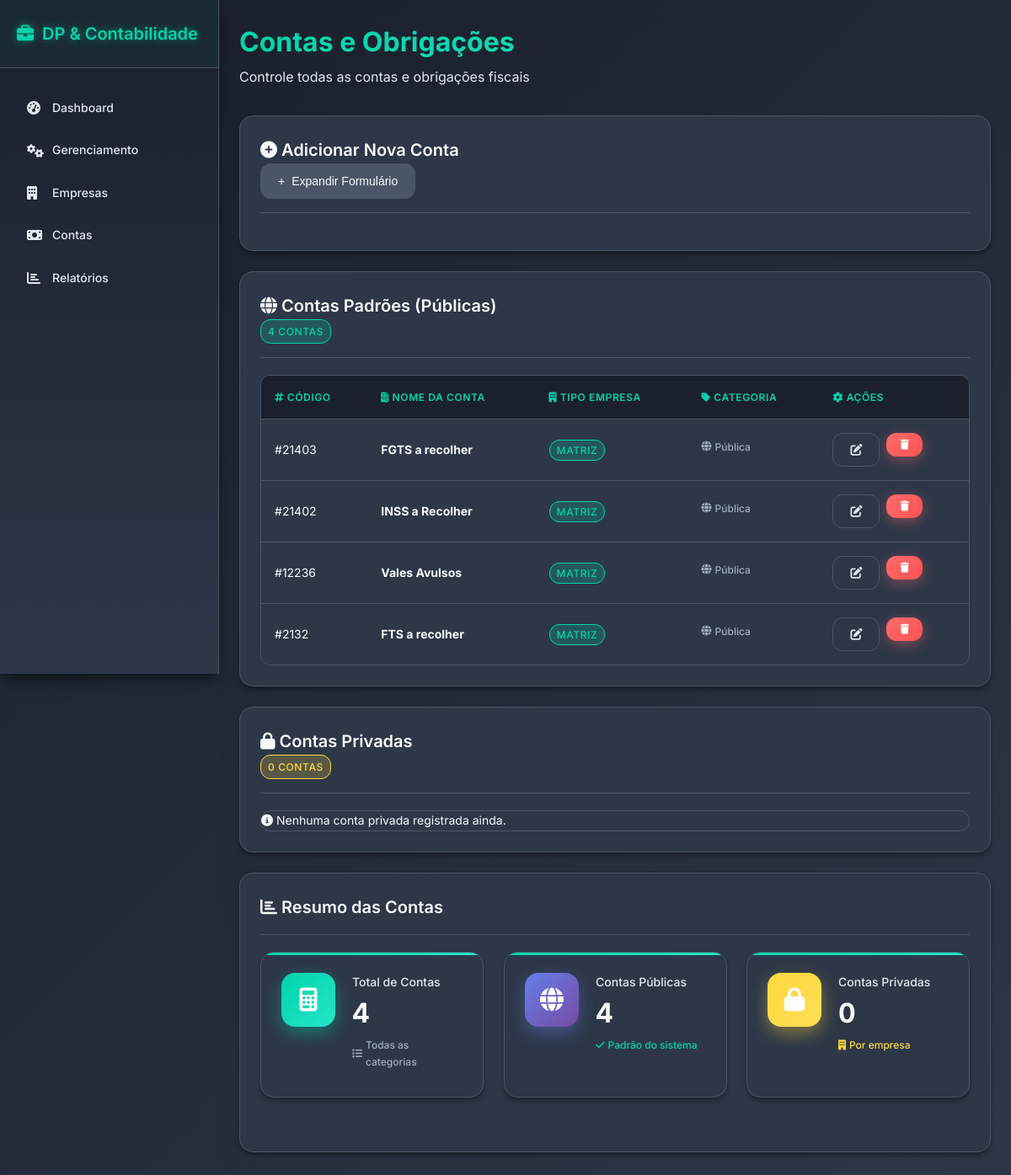
The page /contas on the database as committed earlier.
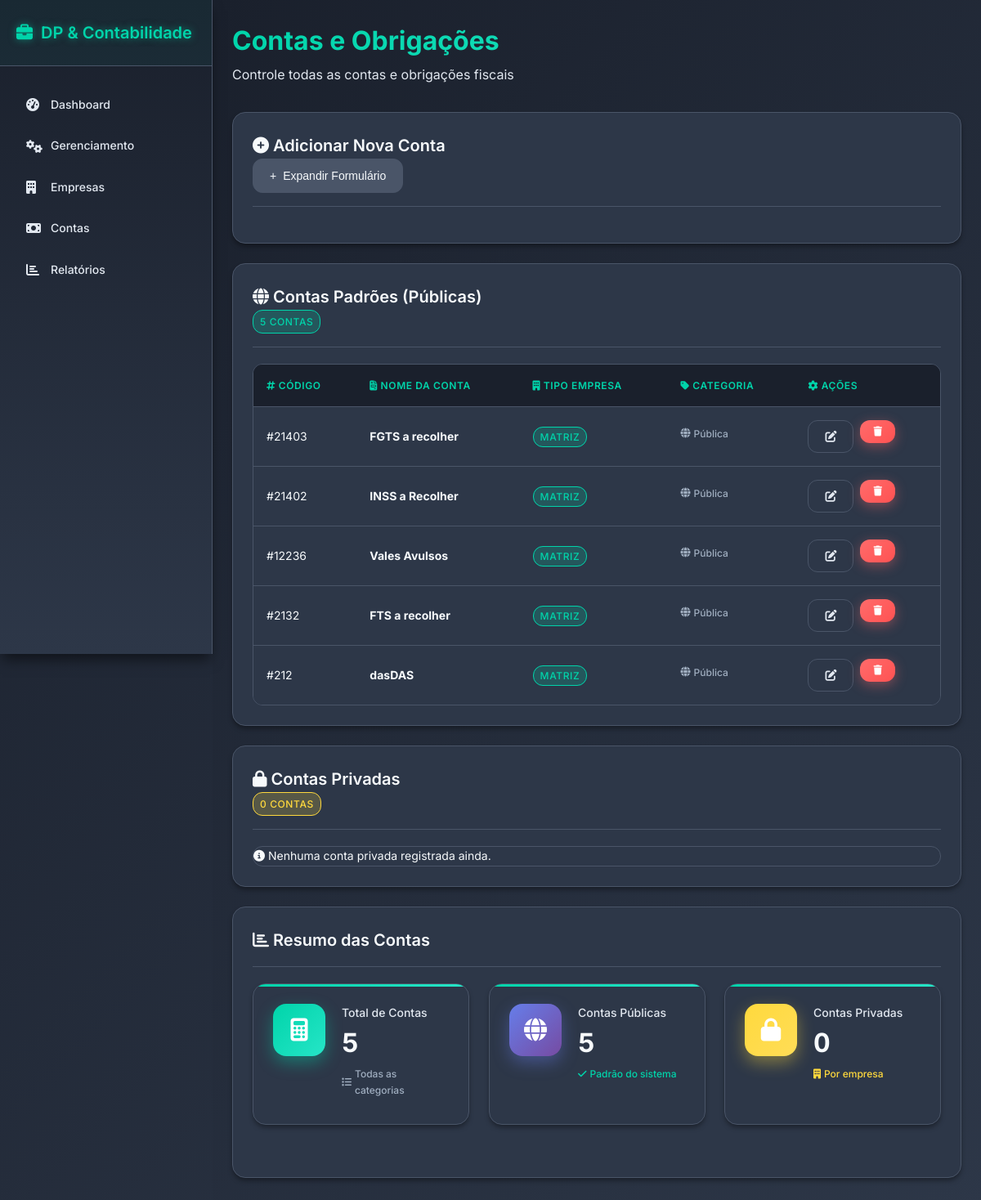
The same page on the database as committed later.
### tables this page shows
CREATE TABLE contas_modelos (
    id INTEGER PRIMARY KEY AUTOINCREMENT ,
    conta_nome VARCHAR(60) DEFAULT "RANDOM" UNIQUE,
    conta_codigo VARCHAR(10) NOT NULL UNIQUE,
    conta_tipo VARCHAR(15) DEFAULT "MATRIZ"
    );

### routes/contas.py (the view)
@contas_bp.route("/contas", methods=["GET"])
def return_page():
    contas, contas_privadas = Contas.retornar_contas()
    return render_template("contas.html", contas=contas, contas_privadas=contas_privadas)

### utils/db_comands.py (called while the page is built)
def execute_command(command, value=None):
    conn = sqlite3.connect(CAMINHO_DB)
    conn.row_factory = sqlite3.Row
    cursor = conn.cursor()
    if value is None:
        cursor.execute(command)
    else:
        cursor.execute(command, value)
    conn.commit()
    if command.strip().upper().startswith("SELECT"):
        rows = cursor.fetchall()
        return [dict(row) for row in rows]
    else:
        return cursor.lastrowid

### utils/func_contas.py (called while the page is built)
    @staticmethod
    def retornar_contas():
        contas = execute_command("SELECT * FROM contas_modelos")
        contas_privadas = execute_command("SELECT * FROM contas_privadas")
        return contas, contas_privadas

### templates/contas.html (shortened to what this page needs)
{% extends "base.html" %}
{% block content %}
<section id="contas" class="tab-content active">
  <div class="page-header">
    <h1>Contas e Obrigações</h1>
    <p>Controle todas as contas e obrigações fiscais</p>
  </div>
  <div class="content-card">
    <div class="card-header">
      <h3><i class="fas fa-plus-circle"></i> Adicionar Nova Conta</h3>
      <div class="card-actions">
        <button type="button" class="btn btn-secondary" onclick="toggleForm('contaFormContainer')">
          <span id="toggle-icon-contaFormContainer">+</span> Expandir Formulário
        </button>
      </div>
    </div>
  </div>
  <div class="content-card">
    <div class="card-header">
      <h3><i class="fas fa-globe"></i> Contas Padrões (Públicas)</h3>
      <div class="card-actions">
        <span class="status-badge status-active">{{ contas|length if contas else 0 }} contas</span>
      </div>
    </div>
    <div class="table-container">
      {% if contas %}
      <table class="data-table">
        <thead>
          <tr>
            <th><i class="fas fa-hashtag"></i> Código</th>
            <th><i class="fas fa-file-invoice"></i> Nome da Conta</th>
            <th><i class="fas fa-building"></i> Tipo Empresa</th>
            <th><i class="fas fa-tag"></i> Categoria</th>
            <th><i class="fas fa-cog"></i> Ações</th>
          </tr>
        </thead>
        <tbody>
          {% for conta in contas %}
          <tr>
            <td>#{{ conta.conta_codigo }}</td>
            <td><strong>{{ conta.conta_nome }}</strong></td>
            <td>
              <span class="status-badge {% if conta.conta_tipo == 'Matriz' %}status-active{% else %}status-pending{% endif %}">
                {{ conta.conta_tipo }}
              </span>
            </td>
            <td><span class="metric-change neutral"><i class="fas fa-globe"></i> Pública</span></td>
            <td>
              <div class="card-actions">
                <form action="{{ url_for('contas.criar_conta') }}" method="post" style="display:inline;">
                  <button type="submit" class="btn btn-outline"><i class="fas fa-edit"></i></button>
                </form>
                <form action="{{ url_for('contas.criar_conta') }}" method="post" style="display:inline;" onsubmit="return confirm('Tem certeza que deseja excluir esta conta?');">
                  <button type="submit" class="btn btn-danger"><i class="fas fa-trash"></i></button>
                </form>
              </div>
            </td>
          </tr>
          {% endfor %}
        </tbody>
      </table>
      {% else %}
      <p class="info-text"><i class="fas fa-info-circle"></i> Nenhuma conta pública registrada ainda.</p>
      {% endif %}
    </div>
  </div>
  <div class="content-card">
    <div class="card-header">
      <h3><i class="fas fa-lock"></i> Contas Privadas</h3>
      <div class="card-actions">
        <span class="status-badge status-pending">{{ contas_privadas|length if contas_privadas else 0 }} contas</span>
      </div>
    </div>
    <div class="table-container">
      {% if contas_privadas %}
      <table class="data-table">
        <thead>
          <tr>
            <th><i class="fas fa-building"></i> ID Empresa</th>
            <th><i class="fas fa-hashtag"></i> Código</th>
            <th><i class="fas fa-file-invoice"></i> Nome da Conta</th>
            <th><i class="fas fa-building"></i> Tipo Empresa</th>
            <th><i class="fas fa-tag"></i> Categoria</th>
            <th><i class="fas fa-cog"></i> Ações</th>
          </tr>
        </thead>
        <tbody>
          {% for conta in contas_privadas %}
          <tr>
            <td>{{ conta.empresa_id }}</td>
            <td>#{{ conta.conta_codigo }}</td>
            <td><strong>{{ conta.conta_nome }}</strong></td>
            <td>
              <span class="status-badge {% if conta.conta_tipo == 'Matriz' %}status-active{% else %}status-pending{% endif %}">
                {{ conta.conta_tipo }}
              </span>
            </td>
            <td><span class="metric-change warning"><i class="fas fa-lock"></i> Privada</span></td>
            <td>
              <div class="card-actions">
                <form action="{{ url_for('contas.edit_conta_privada') }}" method="post" style="display:inline;">
                  <input type="hidden" name="empresa_id" value="{{ conta.empresa_id }}">
                  <input type="hidden" name="id" value="{{ conta.conta_codigo }}">
                  <button type="submit" class="btn btn-outline"><i class="fas fa-edit"></i></button>
                </form>
                <form action="{{ url_for('contas.delete_conta_privada') }}" method="post" style="display:inline;" onsubmit="return confirm('Tem certeza que deseja excluir esta conta privada?');">
                  <input type="hidden" name="empresa_id" value="{{ conta.empresa_id }}">
                  <input type="hidden" name="id" value="{{ conta.conta_codigo }}">
                  <button type="submit" class="btn btn-danger"><i class="fas fa-trash"></i></button>
                </form>
              </div>
            </td>
          </tr>
          {% endfor %}
        </tbody>
      </table>
      {% else %}
      <p class="info-text"><i class="fas fa-info-circle"></i> Nenhuma conta privada registrada ainda.</p>
      {% endif %}
    </div>
  </div>
  <div class="content-card">
    <div class="card-header"><h3><i class="fas fa-chart-bar"></i> Resumo das Contas</h3></div>
    <div class="dashboard-grid" style="grid-template-columns: repeat(auto-fit, minmax(250px, 1fr));">
      <div class="metric-card">
        <div class="metric-icon contas"><i class="fas fa-calculator"></i></div>
        <div class="metric-content">
          <h3>Total de Contas</h3>
          <div class="metric-value">{{ (contas|length if contas else 0) + (contas_privadas|length if contas_privadas else 0) }}</div>
          <div class="metric-change neutral"><i class="fas fa-list"></i> Todas as categorias</div>
        </div>
      </div>
      <div class="metric-card">
        <div class="metric-icon empresas"><i class="fas fa-globe"></i></div>
        <div class="metric-content">
          <h3>Contas Públicas</h3>
          <div class="metric-value">{{ contas|length if contas else 0 }}</div>
          <div class="metric-change positive"><i class="fas fa-check"></i> Padrão do sistema</div>
        </div>
      </div>
      <div class="metric-card">
        <div class="metric-icon pendentes"><i class="fas fa-lock"></i></div>
        <div class="metric-content">
          <h3>Contas Privadas</h3>
          <div class="metric-value">{{ contas_privadas|length if contas_privadas else 0 }}</div>
          <div class="metric-change warning"><i class="fas fa-building"></i> Por empresa</div>
        </div>
      </div>
    </div>
  </div>
</section>
{% endblock %}

### templates/base.html (shortened to what this page needs)
<!DOCTYPE html>
<html lang="pt-BR">
<head>
  <link rel="stylesheet" href="{{ url_for('static', filename='style.css') }}">
  <link rel="stylesheet" href="https://cdnjs.cloudflare.com/ajax/libs/font-awesome/6.4.2/css/all.min.css">
</head>
<body>
  <div class="app-container">
    <nav class="sidebar">
      <div class="sidebar-header">
        <h2><i class="fas fa-briefcase"></i> DP & Contabilidade</h2>
      </div>
      <ul class="nav-menu">
        <li class="nav-item {% if aba == 'dashboard' %}active{% endif %}">
          <a href="{{ url_for('dashboard.return_dashboard') }}"><i class="fas fa-tachometer-alt"></i> Dashboard</a>
        </li>
        <li class="nav-item {% if aba == 'gerenciamento' %}active{% endif %}">
          <a href="{{ url_for('gerenciamento.return_page') }}"><i class="fas fa-cogs"></i> Gerenciamento</a>
        </li>
        <li class="nav-item {% if aba == 'empresas' %}active{% endif %}">
          <a href="{{ url_for('empresas.return_page') }}"><i class="fas fa-building"></i> Empresas</a>
        </li>
        <li class="nav-item {% if aba == 'contas' %}active{% endif %}">
          <a href="{{ url_for('contas.return_page') }}"><i class="fas fa-money-bill"></i> Contas</a>
        </li>
        <li class="nav-item {% if aba == 'relatorios' %}active{% endif %}">
          <a href="{{ url_for('relatorios.return_page') }}"><i class="fas fa-chart-bar"></i> Relatórios</a>
        </li>
      </ul>
    </nav>
    <main class="main-content">
      {% block content %}{% endblock %}
    </main>
  </div>
</body>
</html>

Rows that differ between the two databases and show on the page:
added contas_modelos: conta_codigo "212", conta_nome "dasDAS", conta_tipo "MATRIZ"
Other text that changed with them:
{{ contas|length if contas else 0 }}: "4" → "5"
text no longer shown: "4"
text now shown: "5"
